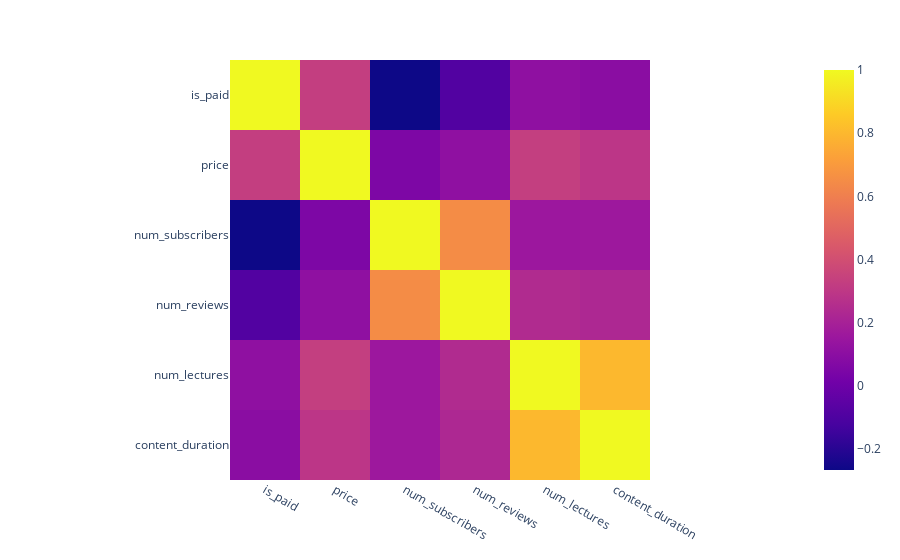

This figure's notebook cell:
### Code cell
fig = px.imshow(df1.corr())
fig.show()

### Figure 1 — Plotly figure (JSON) as saved in the notebook; plotly's stock layout.template omitted (floating-point values rounded to 4 significant figures)
{"data": [{"coloraxis": "coloraxis", "hovertemplate": "x: %{x}<br>y: %{y}<br>color: %{z}<extra></extra>", "name": "0", "type": "heatmap", "x": ["is_paid", "price", "num_subscribers", "num_reviews", "num_lectures", "content_duration"], "xaxis": "x", "y": ["is_paid", "price", "num_subscribers", "num_reviews", "num_lectures", "content_duration"], "yaxis": "y", "z": [[1, 0.3285, -0.2662, -0.08747, 0.1126, 0.09442], [0.3285, 1, 0.05077, 0.1137, 0.3302, 0.2934], [-0.2662, 0.05077, 1, 0.6499, 0.1577, 0.1618], [-0.08747, 0.1137, 0.6499, 1, 0.243, 0.2289], [0.1126, 0.3302, 0.1577, 0.243, 1, 0.8016], [0.09442, 0.2934, 0.1618, 0.2289, 0.8016, 1]]}], "layout": {"coloraxis": {"colorscale": [[0, "#0d0887"], [0.1111, "#46039f"], [0.2222, "#7201a8"], [0.3333, "#9c179e"], [0.4444, "#bd3786"], [0.5556, "#d8576b"], [0.6667, "#ed7953"], [0.7778, "#fb9f3a"], [0.8889, "#fdca26"], [1, "#f0f921"]]}, "margin": {"t": 60}, "xaxis": {"anchor": "y", "constrain": "domain", "domain": [0, 1], "scaleanchor": "y"}, "yaxis": {"anchor": "x", "autorange": "reversed", "constrain": "domain", "domain": [0, 1]}}}
